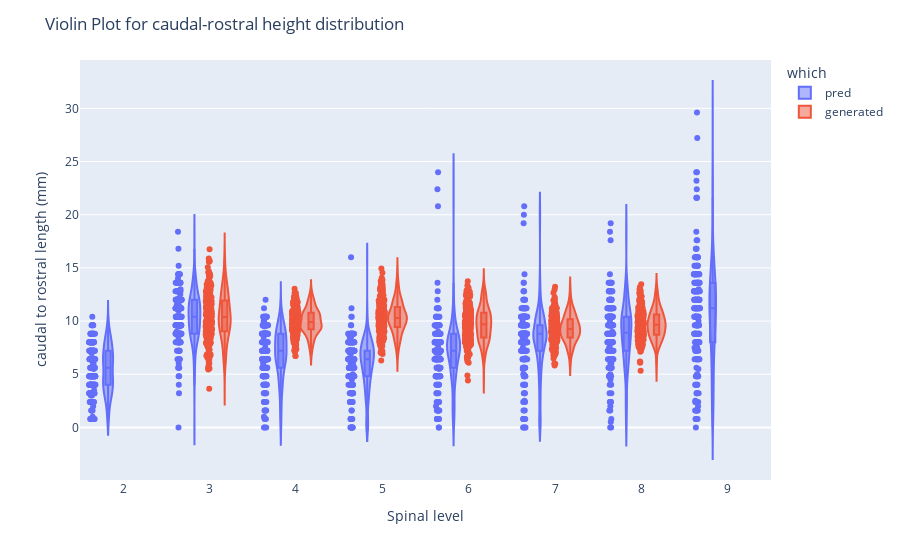

This figure's notebook cell:
### Code cell
levels = ['C3', 'C4', 'C5', 'C6', 'C7', 'C8']
level_data = {
    'C3': {'mean': 10.5, 'std': 2.2},
    'C4': {'mean': 9.9, 'std': 1.3},
    'C5': {'mean': 10.5, 'std': 1.5},
    'C6': {'mean': 9.7, 'std': 1.6},
    'C7': {'mean': 9.4, 'std': 1.4},
    'C8': {'mean': 9.6, 'std': 1.4},
}

# Create a DataFrame to hold the data
data = df_pred.copy()

# Generate 20 subjects for each level
for i, level in enumerate(levels):
    mean = level_data[level]['mean']
    std = level_data[level]['std']
    subject_data = np.random.normal(loc=mean, scale=std, size=267)
    data = pd.concat([data, pd.DataFrame({'level': i+3, 'height': subject_data, 'spinal_start':0, 'spinal_end':1, 'vertebrae_start':0, 'vertebrae_end':1, 'which': 'generated', 'sub_name': 'generated_XX', 'z_scores':0})], ignore_index=True)

display(data)
# Create the violin plot with plotly.express
fig = px.violin(data, y="height", x="level", color="which", box=True, points="all",
          hover_data=["sub_name","which"])

fig.update_layout(title='Violin Plot for caudal-rostral height distribution',
                  xaxis=dict(title='Spinal level'),
                  yaxis=dict(title='caudal to rostral length (mm)'))
fig.show()

### Figure 1 — Plotly figure (JSON) as saved in the notebook; plotly's stock layout.template omitted (floating-point values rounded to 4 significant figures; data arrays with more than 128 entries replaced by an {"elided": "..."} marker saying what was removed)
{"data": [{"alignmentgroup": "True", "box": {"visible": true}, "customdata": {"elided": "2670x2 str values"}, "hovertemplate": "which=%{customdata[1]}<br>level=%{x}<br>height=%{y}<br>sub_name=%{customdata[0]}<extra></extra>", "legendgroup": "pred", "marker": {"color": "#636efa"}, "name": "pred", "offsetgroup": "pred", "orientation": "v", "points": "all", "scalegroup": "True", "showlegend": true, "x": {"elided": "2670 int values"}, "x0": " ", "xaxis": "x", "y": {"elided": "2670 float values"}, "y0": " ", "yaxis": "y", "type": "violin"}, {"alignmentgroup": "True", "box": {"visible": true}, "customdata": {"elided": "1602x2 str values"}, "hovertemplate": "which=%{customdata[1]}<br>level=%{x}<br>height=%{y}<br>sub_name=%{customdata[0]}<extra></extra>", "legendgroup": "generated", "marker": {"color": "#EF553B"}, "name": "generated", "offsetgroup": "generated", "orientation": "v", "points": "all", "scalegroup": "True", "showlegend": true, "x": {"elided": "1602 int values"}, "x0": " ", "xaxis": "x", "y": {"elided": "1602 float values"}, "y0": " ", "yaxis": "y", "type": "violin"}], "layout": {"xaxis": {"anchor": "y", "domain": [0.0, 1.0], "title": {"text": "Spinal level"}}, "yaxis": {"anchor": "x", "domain": [0.0, 1.0], "title": {"text": "caudal to rostral length (mm)"}}, "legend": {"title": {"text": "which"}, "tracegroupgap": 0}, "margin": {"t": 60}, "violinmode": "group", "title": {"text": "Violin Plot for caudal-rostral height distribution"}}}
